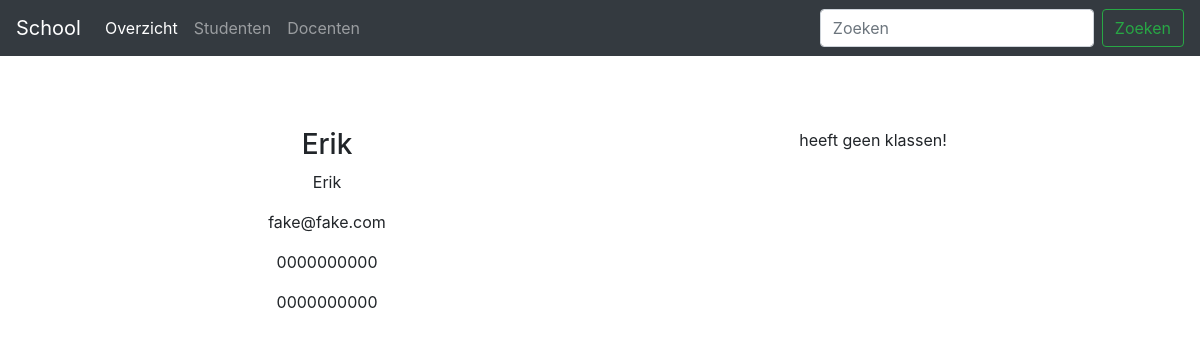
The page /index.php?page=docent&id=2 on the database its author committed.
### tables this page shows
CREATE TABLE `docenten` (
  `id` int(11) NOT NULL,
  `naam` varchar(255) NOT NULL,
  `achternaam` varchar(255) NOT NULL,
  `email` varchar(255) NOT NULL,
  `mobiel` varchar(255) NOT NULL,
  `telefoon` varchar(255) NOT NULL
);

### docent.php (the view)
<div class="row">
<?php
$id = intval($_GET['id']);
if ($id == 0){
    echo 'Opgevraagd docent bestaat niet.';
} else {
    $sql = "SELECT * FROM docenten WHERE id = ?";
    $stmt = $conn->prepare($sql);
    $stmt->execute([$id]);
    $result = $stmt->fetchAll();
    if(count($result) == 0){
        echo 'er zijn geen data';
    } else {
        foreach($result as $res) { ?>
        <div class="col-md-6">
            <h3><?php echo $res['naam'];?></h3>
            <p><?php echo $res['achternaam'];?></p>
            <p><?php echo $res['email'];?></p>
            <p><?php echo $res['mobiel'];?></p>
            <p><?php echo $res['telefoon'];?></p>
        </div>
    <?php } ?>
    <?php
    $sql = "SELECT
                docenten.id as docent_id,
                docenten.naam as docenten_naam,
                count(docenten_klassen.klassen_id) as  klassen_totaal
            FROM docenten
                INNER JOIN docenten_klassen ON docenten.id = docenten_klassen.docenten_id
                WHERE docenten.id = ?
                GROUP BY docenten.id";
    $stmt = $conn->prepare($sql);
    $stmt->execute([$id]);
    $result = $stmt->fetchAll();
    ?>
    <div class="col-md-6">
        <?php if(count($result) > 0){ ?>
            <div>Heeft <b><?php echo $result[0]['klassen_totaal'];?></b> klassen</div>
        <?php } else { ?>
            <div>heeft geen klassen!</div>
        <?php } ?>
    </div>
<?php
    }
}?>
</div>

### css/style.css (style rules this page uses)
body { padding-top: 5rem; }

### rows shown on the page
docenten: naam "Erik", achternaam "Erik", email "fake@fake.com", mobiel "0000000000", telefoon "0000000000"
